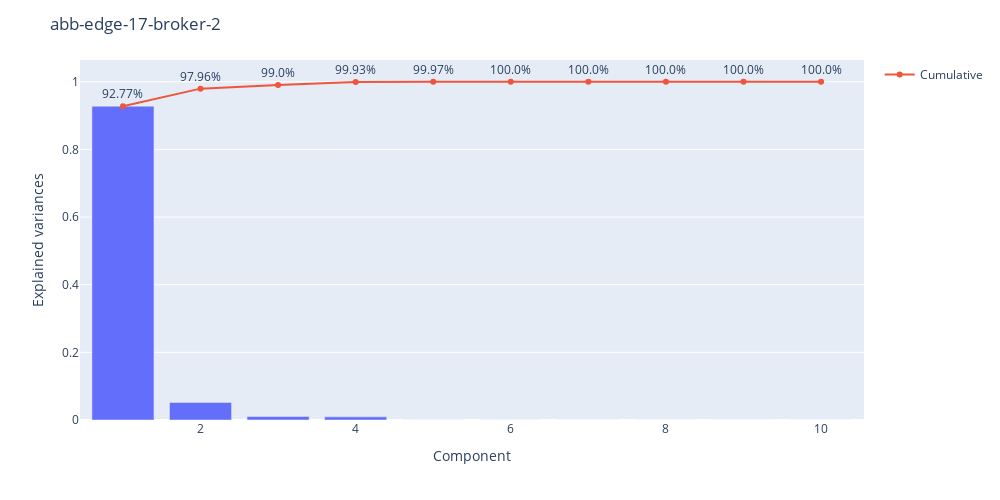
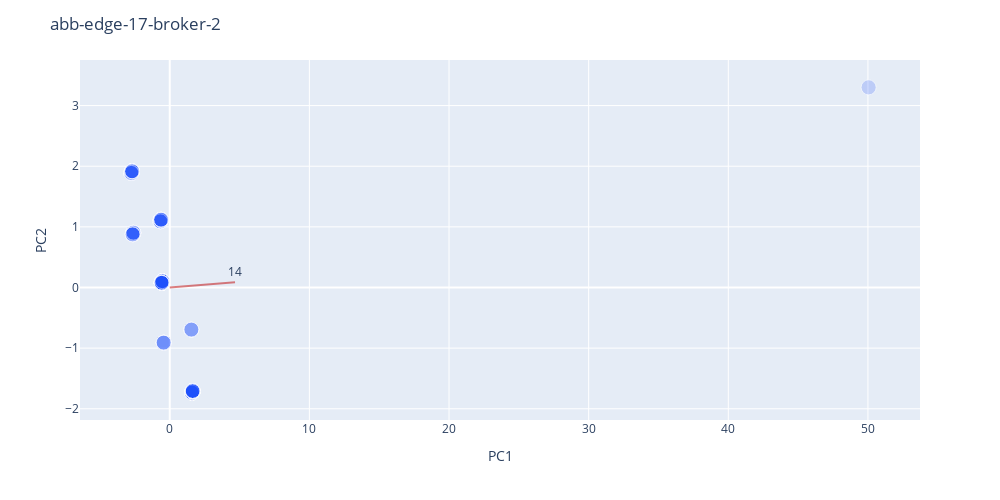
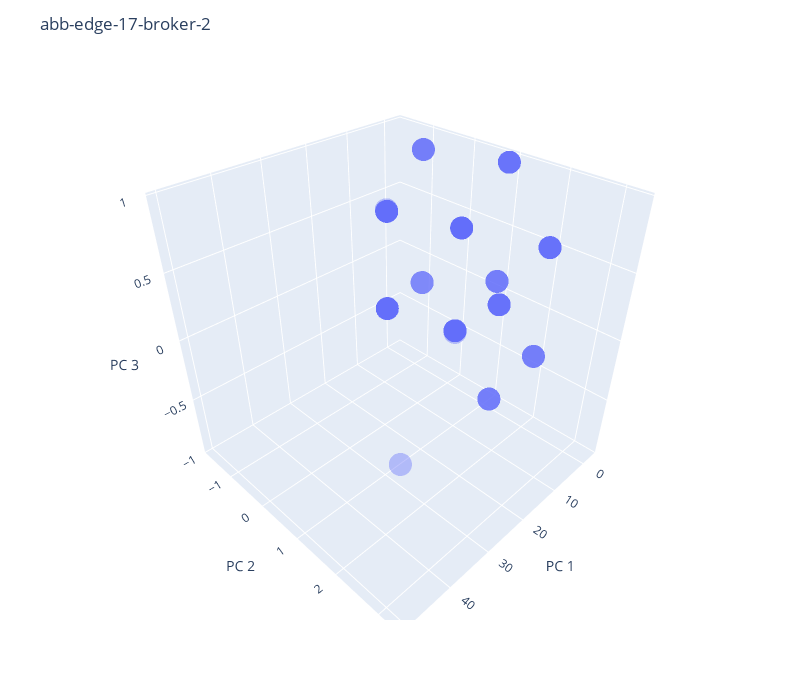
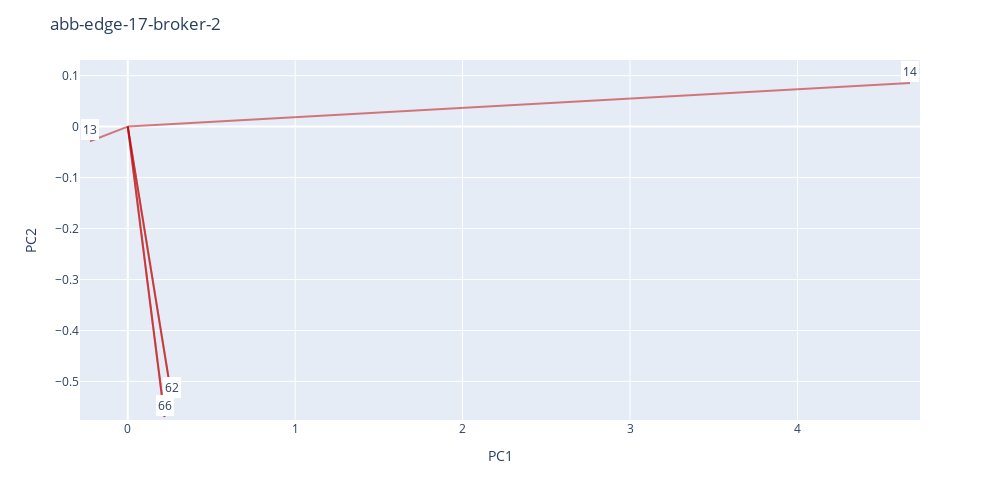

Notebook code cell kept with these figures, in order:
### Code cell
dfEdge17Broker2 = [df for df in dfList if df['name'] == 'abb-edge-17-broker-2'][0]
plotComponentBars(dfEdge17Broker2['name'], dfEdge17Broker2['data'], timeWindowBroker)
plotScatterPlot(dfEdge17Broker2['name'], dfEdge17Broker2['data'], timeWindowBroker, 3, factorVectors=True)
plot3DScatterPlot(dfEdge17Broker2['name'], dfEdge17Broker2['data'], timeWindowBroker)
plotVectors(dfEdge17Broker2['name'], dfEdge17Broker2['data'], timeWindowBroker, minimum = 0.1, pca_x = 1, pca_y = 2, mode = 'complete')
plotVectors(dfEdge17Broker2['name'], dfEdge17Broker2['data'], timeWindowBroker, minimum = 0.1, pca_x = 2, pca_y = 3, mode = 'complete')
display(componentFactors(dfEdge17Broker2['data'], timeWindowBroker, mode='complete'))

### Figure 1 — Plotly figure (JSON) as saved in the notebook; plotly's stock layout.template omitted (floating-point values rounded to 4 significant figures)
{"data": [{"alignmentgroup": "True", "hovertemplate": "Component=%{x}<br>Explained variances=%{y}<extra></extra>", "legendgroup": "", "marker": {"color": "#636efa", "pattern": {"shape": ""}}, "name": "", "offsetgroup": "", "orientation": "v", "showlegend": false, "textposition": "auto", "type": "bar", "x": [1, 2, 3, 4, 5, 6, 7, 8, 9, 10], "xaxis": "x", "y": [0.9277, 0.05196, 0.0104, 0.009312, 0.0003308, 0.0003253, 8.527e-33, 8.527e-33, 8.527e-33, 8.527e-33], "yaxis": "y"}, {"mode": "lines+markers+text", "name": "Cumulative", "text": ["92.77%", "97.96%", "99.0%", "99.93%", "99.97%", "100.0%", "100.0%", "100.0%", "100.0%", "100.0%"], "textposition": "top center", "type": "scatter", "x": [1, 2, 3, 4, 5, 6, 7, 8, 9, 10], "y": [0.9277, 0.9796, 0.99, 0.9993, 0.9997, 1, 1, 1, 1, 1]}], "layout": {"autosize": false, "barmode": "relative", "height": 500, "legend": {"tracegroupgap": 0}, "margin": {"t": 60}, "title": {"text": "abb-edge-17-broker-2"}, "width": 1000, "xaxis": {"anchor": "y", "domain": [0, 1], "title": {"text": "Component"}}, "yaxis": {"anchor": "x", "domain": [0, 1], "title": {"text": "Explained variances"}}}}

### Figure 2 — Plotly figure (JSON) as saved in the notebook; plotly's stock layout.template omitted (floating-point values rounded to 4 significant figures)
{"data": [{"hovertemplate": "<b>%{hovertext}</b><br><br>0=%{x}<br>1=%{y}<extra></extra>", "hovertext": ["id:0", "id:1", "id:2", "id:3", "id:4", "id:5", "id:6", "id:7", "id:8", "id:9", "id:10", "id:11", "id:12", "id:13", "id:14", "id:15", "id:16", "id:17", "id:18", "id:19", "id:20", "id:21", "id:22", "id:23", "id:24", "id:25", "id:26", "id:27", "id:28", "id:29", "id:30", "id:31", "id:32", "id:33", "id:34", "id:35", "id:36", "id:37", "id:38", "id:39", "id:40", "id:41", "id:42", "id:43", "id:44", "id:45", "id:46", "id:47", "id:48", "id:49", "id:50", "id:51", "id:52", "id:53", "id:54", "id:55", "id:56", "id:57", "id:58", "id:59", "id:60", "id:61", "id:62", "id:63", "id:64", "id:65", "id:66", "id:67", "id:68", "id:69", "id:70", "id:71", "id:72", "id:73", "id:74", "id:75", "id:76", "id:77", "id:78", "id:79", "id:80", "id:81", "id:82", "id:83", "id:84", "id:85", "id:86", "id:87", "id:88", "id:89", "id:90", "id:91", "id:92", "id:93", "id:94", "id:95", "id:96", "id:97", "id:98", "id:99", "id:100", "id:101", "id:102", "id:103", "id:104", "id:105", "id:106", "id:107", "id:108", "id:109", "id:110", "id:111", "id:112", "id:113", "id:114", "id:115", "id:116", "id:117", "id:118", "id:119", "id:120", "id:121", "id:122"], "legendgroup": "", "marker": {"color": "rgba(31, 81, 255, 0.2)", "line": {"color": "rgba(255, 255, 255, 0.6)", "width": 1}, "size": 15, "symbol": "circle"}, "mode": "markers", "name": "", "orientation": "v", "showlegend": false, "type": "scatter", "x": [50.05, 1.548, 1.64, 1.593, 1.64, -0.4378, 1.593, 1.593, 1.64, 1.64, 1.593, 1.548, 1.593, 1.64, 1.593, -0.4378, 1.64, 1.593, 1.64, 1.593, 1.64, 1.548, 1.64, 1.64, 1.593, -0.4378, 1.64, 1.641, 1.64, 1.64, -0.5779, -2.701, -0.5779, -0.5304, -0.5779, -0.5304, -2.748, -0.5304, -0.5779, -2.748, -0.5304, -0.5779, -2.701, -0.5779, -0.5304, -0.5779, -2.701, -0.5779, -0.5304, -0.5779, -2.701, -0.5779, -0.5781, -0.6229, -2.656, -0.5304, -0.5779, -2.701, -0.5779, -0.5304, -0.5779, -0.5304, -0.6704, -2.608, -0.5779, -0.5304, -0.6704, -2.608, -0.5779, -0.5779, -0.6229, -0.5779, -2.608, -0.5779, -0.5304, -2.748, -0.5304, -0.5779, -0.6229, -0.5779, -2.608, -0.5779, -0.5304, -0.5779, -0.6229, -2.656, -0.5304, -0.6704, -0.5779, -2.608, -0.5779, -0.5304, -2.748, -0.5304, -0.5779, -0.5304, -0.6704, -2.608, -0.5779, -0.5779, -0.6229, -2.656, -0.5304, -0.5779, -0.6229, -2.656, -0.5304, -0.5779, -2.701, -0.5779, -0.5304, -0.5779, -0.5779, -2.701, -0.5779, -0.5304, -0.5779, -0.6229, -0.5779, 1.64, -0.4378, 1.64, 1.64], "xaxis": "x", "y": [3.3, -0.6949, -1.708, -1.734, -1.708, -0.9095, -1.734, -1.734, -1.708, -1.708, -1.734, -0.6949, -1.734, -1.708, -1.734, -0.9095, -1.708, -1.734, -1.708, -1.734, -1.708, -0.6949, -1.708, -1.708, -1.734, -0.9095, -1.708, -1.719, -1.708, -1.708, 0.0782, 1.916, 0.0782, 0.1038, 0.0782, 0.1038, 1.89, 0.1038, 0.0782, 1.89, 0.1038, 0.0782, 1.916, 0.0782, 0.1038, 0.0782, 1.916, 0.0782, 0.1038, 0.0782, 1.916, 0.0782, 0.07871, 1.117, 0.8769, 0.1038, 0.0782, 1.916, 0.0782, 0.1038, 0.0782, 0.1038, 1.092, 0.9026, 0.0782, 0.1038, 1.092, 0.9026, 0.0782, 0.0782, 1.117, 0.0782, 0.9026, 0.0782, 0.1038, 1.89, 0.1038, 0.0782, 1.117, 0.0782, 0.9026, 0.0782, 0.1038, 0.0782, 1.117, 0.8769, 0.1038, 1.092, 0.0782, 0.9026, 0.0782, 0.1038, 1.89, 0.1038, 0.0782, 0.1038, 1.092, 0.9026, 0.0782, 0.0782, 1.117, 0.8769, 0.1038, 0.0782, 1.117, 0.8769, 0.1038, 0.0782, 1.916, 0.0782, 0.1038, 0.0782, 0.0782, 1.916, 0.0782, 0.1038, 0.0782, 1.117, 0.0782, -1.708, -0.9095, -1.708, -1.708], "yaxis": "y"}], "layout": {"annotations": [{"ax": 0, "ay": 0, "hovertext": "a32dc633", "text": "14", "x": 4.673, "xanchor": "center", "y": 0.08555, "yanchor": "bottom"}], "autosize": false, "height": 500, "legend": {"tracegroupgap": 0}, "margin": {"t": 60}, "shapes": [{"line": {"color": "rgba(190, 0, 0, 0.5)", "width": 2}, "name": "a32dc633", "type": "line", "x0": 0, "x1": 4.673, "y0": 0, "y1": 0.08555}], "title": {"text": "abb-edge-17-broker-2"}, "width": 1000, "xaxis": {"anchor": "y", "domain": [0, 1], "title": {"text": "PC1"}}, "yaxis": {"anchor": "x", "domain": [0, 1], "title": {"text": "PC2"}}}}

### Figure 3 — Plotly figure (JSON) as saved in the notebook; plotly's stock layout.template omitted (floating-point values rounded to 4 significant figures)
{"data": [{"hovertemplate": "<b>%{hovertext}</b><br><br>PC 1=%{x}<br>PC 2=%{y}<br>PC 3=%{z}<extra></extra>", "hovertext": ["id:0", "id:1", "id:2", "id:3", "id:4", "id:5", "id:6", "id:7", "id:8", "id:9", "id:10", "id:11", "id:12", "id:13", "id:14", "id:15", "id:16", "id:17", "id:18", "id:19", "id:20", "id:21", "id:22", "id:23", "id:24", "id:25", "id:26", "id:27", "id:28", "id:29", "id:30", "id:31", "id:32", "id:33", "id:34", "id:35", "id:36", "id:37", "id:38", "id:39", "id:40", "id:41", "id:42", "id:43", "id:44", "id:45", "id:46", "id:47", "id:48", "id:49", "id:50", "id:51", "id:52", "id:53", "id:54", "id:55", "id:56", "id:57", "id:58", "id:59", "id:60", "id:61", "id:62", "id:63", "id:64", "id:65", "id:66", "id:67", "id:68", "id:69", "id:70", "id:71", "id:72", "id:73", "id:74", "id:75", "id:76", "id:77", "id:78", "id:79", "id:80", "id:81", "id:82", "id:83", "id:84", "id:85", "id:86", "id:87", "id:88", "id:89", "id:90", "id:91", "id:92", "id:93", "id:94", "id:95", "id:96", "id:97", "id:98", "id:99", "id:100", "id:101", "id:102", "id:103", "id:104", "id:105", "id:106", "id:107", "id:108", "id:109", "id:110", "id:111", "id:112", "id:113", "id:114", "id:115", "id:116", "id:117", "id:118", "id:119", "id:120", "id:121", "id:122"], "legendgroup": "", "marker": {"color": "#636efa", "opacity": 0.4, "symbol": "circle"}, "mode": "markers", "name": "", "scene": "scene", "showlegend": false, "type": "scatter3d", "x": [50.05, 1.548, 1.64, 1.593, 1.64, -0.4378, 1.593, 1.593, 1.64, 1.64, 1.593, 1.548, 1.593, 1.64, 1.593, -0.4378, 1.64, 1.593, 1.64, 1.593, 1.64, 1.548, 1.64, 1.64, 1.593, -0.4378, 1.64, 1.641, 1.64, 1.64, -0.5779, -2.701, -0.5779, -0.5304, -0.5779, -0.5304, -2.748, -0.5304, -0.5779, -2.748, -0.5304, -0.5779, -2.701, -0.5779, -0.5304, -0.5779, -2.701, -0.5779, -0.5304, -0.5779, -2.701, -0.5779, -0.5781, -0.6229, -2.656, -0.5304, -0.5779, -2.701, -0.5779, -0.5304, -0.5779, -0.5304, -0.6704, -2.608, -0.5779, -0.5304, -0.6704, -2.608, -0.5779, -0.5779, -0.6229, -0.5779, -2.608, -0.5779, -0.5304, -2.748, -0.5304, -0.5779, -0.6229, -0.5779, -2.608, -0.5779, -0.5304, -0.5779, -0.6229, -2.656, -0.5304, -0.6704, -0.5779, -2.608, -0.5779, -0.5304, -2.748, -0.5304, -0.5779, -0.5304, -0.6704, -2.608, -0.5779, -0.5779, -0.6229, -2.656, -0.5304, -0.5779, -0.6229, -2.656, -0.5304, -0.5779, -2.701, -0.5779, -0.5304, -0.5779, -0.5779, -2.701, -0.5779, -0.5304, -0.5779, -0.6229, -0.5779, 1.64, -0.4378, 1.64, 1.64], "y": [3.3, -0.6949, -1.708, -1.734, -1.708, -0.9095, -1.734, -1.734, -1.708, -1.708, -1.734, -0.6949, -1.734, -1.708, -1.734, -0.9095, -1.708, -1.734, -1.708, -1.734, -1.708, -0.6949, -1.708, -1.708, -1.734, -0.9095, -1.708, -1.719, -1.708, -1.708, 0.0782, 1.916, 0.0782, 0.1038, 0.0782, 0.1038, 1.89, 0.1038, 0.0782, 1.89, 0.1038, 0.0782, 1.916, 0.0782, 0.1038, 0.0782, 1.916, 0.0782, 0.1038, 0.0782, 1.916, 0.0782, 0.07871, 1.117, 0.8769, 0.1038, 0.0782, 1.916, 0.0782, 0.1038, 0.0782, 0.1038, 1.092, 0.9026, 0.0782, 0.1038, 1.092, 0.9026, 0.0782, 0.0782, 1.117, 0.0782, 0.9026, 0.0782, 0.1038, 1.89, 0.1038, 0.0782, 1.117, 0.0782, 0.9026, 0.0782, 0.1038, 0.0782, 1.117, 0.8769, 0.1038, 1.092, 0.0782, 0.9026, 0.0782, 0.1038, 1.89, 0.1038, 0.0782, 0.1038, 1.092, 0.9026, 0.0782, 0.0782, 1.117, 0.8769, 0.1038, 0.0782, 1.117, 0.8769, 0.1038, 0.0782, 1.916, 0.0782, 0.1038, 0.0782, 0.0782, 1.916, 0.0782, 0.1038, 0.0782, 1.117, 0.0782, -1.708, -0.9095, -1.708, -1.708], "z": [0.2518, -0.1231, 0.3487, -0.5372, 0.3487, 0.888, -0.5372, -0.5372, 0.3487, 0.3487, -0.5372, -0.1231, -0.5372, 0.3487, -0.5372, 0.888, 0.3487, -0.5372, 0.3487, -0.5372, 0.3487, -0.1231, 0.3487, 0.3487, -0.5372, 0.888, 0.3487, 0.3604, 0.3487, 0.3487, -0.4696, 0.4839, -0.4696, 0.4163, -0.4696, 0.4163, -0.402, 0.4163, -0.4696, -0.402, 0.4163, -0.4696, 0.4839, -0.4696, 0.4163, -0.4696, 0.4839, -0.4696, 0.4163, -0.4696, 0.4839, -0.4696, -0.4853, -0.05547, 0.06978, 0.4163, -0.4696, 0.4839, -0.4696, 0.4163, -0.4696, 0.4163, -0.9413, 0.9556, -0.4696, 0.4163, -0.9413, 0.9556, -0.4696, -0.4696, -0.05547, -0.4696, 0.9556, -0.4696, 0.4163, -0.402, 0.4163, -0.4696, -0.05547, -0.4696, 0.9556, -0.4696, 0.4163, -0.4696, -0.05547, 0.06978, 0.4163, -0.9413, -0.4696, 0.9556, -0.4696, 0.4163, -0.402, 0.4163, -0.4696, 0.4163, -0.9413, 0.9556, -0.4696, -0.4696, -0.05547, 0.06978, 0.4163, -0.4696, -0.05547, 0.06978, 0.4163, -0.4696, 0.4839, -0.4696, 0.4163, -0.4696, -0.4696, 0.4839, -0.4696, 0.4163, -0.4696, -0.05547, -0.4696, 0.3487, 0.888, 0.3487, 0.3487]}], "layout": {"autosize": false, "height": 700, "legend": {"tracegroupgap": 0}, "margin": {"t": 60}, "scene": {"domain": {"x": [0, 1], "y": [0, 1]}, "xaxis": {"title": {"text": "PC 1"}}, "yaxis": {"title": {"text": "PC 2"}}, "zaxis": {"title": {"text": "PC 3"}}}, "title": {"text": "abb-edge-17-broker-2"}, "width": 800}}

### Figure 4 — Plotly figure (JSON) as saved in the notebook; plotly's stock layout.template omitted (floating-point values rounded to 4 significant figures)
{"data": [{"hovertemplate": "<extra></extra>", "legendgroup": "", "marker": {"color": "#636efa", "symbol": "circle"}, "mode": "markers", "name": "", "orientation": "v", "showlegend": false, "type": "scatter", "xaxis": "x", "yaxis": "y"}], "layout": {"annotations": [{"ax": 0, "ay": 0, "bgcolor": "rgba(255, 255, 255, 1)", "borderwidth": 2, "hovertext": "b318a04a", "text": "13", "x": -0.2258, "xanchor": "center", "y": -0.02883, "yanchor": "bottom"}, {"ax": 0, "ay": 0, "bgcolor": "rgba(255, 255, 255, 1)", "borderwidth": 2, "hovertext": "a32dc633", "text": "14", "x": 4.673, "xanchor": "center", "y": 0.08555, "yanchor": "bottom"}, {"ax": 0, "ay": 0, "bgcolor": "rgba(255, 255, 255, 1)", "borderwidth": 2, "hovertext": "72fc4c37:subscriber_edgeassethubapi:c0:k90:uedgeassethubapi", "text": "61", "x": 0.2641, "xanchor": "center", "y": -0.5346, "yanchor": "bottom"}, {"ax": 0, "ay": 0, "bgcolor": "rgba(255, 255, 255, 1)", "borderwidth": 2, "hovertext": "72fc4c37:publisher_edgeassethubapi:c0:k90:uedgeassethubapi", "text": "62", "x": 0.2641, "xanchor": "center", "y": -0.5346, "yanchor": "bottom"}, {"ax": 0, "ay": 0, "bgcolor": "rgba(255, 255, 255, 1)", "borderwidth": 2, "hovertext": "2186d001:subscriber_edgeassethubapi", "text": "65", "x": 0.2199, "xanchor": "center", "y": -0.5697, "yanchor": "bottom"}, {"ax": 0, "ay": 0, "bgcolor": "rgba(255, 255, 255, 1)", "borderwidth": 2, "hovertext": "2186d001:publisher_edgeassethubapi", "text": "66", "x": 0.2199, "xanchor": "center", "y": -0.5697, "yanchor": "bottom"}], "autosize": false, "height": 500, "legend": {"tracegroupgap": 0}, "margin": {"t": 60}, "shapes": [{"line": {"color": "rgba(190, 0, 0, 0.5)", "width": 2}, "name": "b318a04a", "type": "line", "x0": 0, "x1": -0.2258, "y0": 0, "y1": -0.02883}, {"line": {"color": "rgba(190, 0, 0, 0.5)", "width": 2}, "name": "a32dc633", "type": "line", "x0": 0, "x1": 4.673, "y0": 0, "y1": 0.08555}, {"line": {"color": "rgba(190, 0, 0, 0.5)", "width": 2}, "name": "72fc4c37:subscriber_edgeassethubapi:c0:k90:uedgeassethubapi", "type": "line", "x0": 0, "x1": 0.2641, "y0": 0, "y1": -0.5346}, {"line": {"color": "rgba(190, 0, 0, 0.5)", "width": 2}, "name": "72fc4c37:publisher_edgeassethubapi:c0:k90:uedgeassethubapi", "type": "line", "x0": 0, "x1": 0.2641, "y0": 0, "y1": -0.5346}, {"line": {"color": "rgba(190, 0, 0, 0.5)", "width": 2}, "name": "2186d001:subscriber_edgeassethubapi", "type": "line", "x0": 0, "x1": 0.2199, "y0": 0, "y1": -0.5697}, {"line": {"color": "rgba(190, 0, 0, 0.5)", "width": 2}, "name": "2186d001:publisher_edgeassethubapi", "type": "line", "x0": 0, "x1": 0.2199, "y0": 0, "y1": -0.5697}], "title": {"text": "abb-edge-17-broker-2"}, "width": 1000, "xaxis": {"anchor": "y", "domain": [0, 1], "title": {"text": "PC1"}}, "yaxis": {"anchor": "x", "domain": [0, 1], "title": {"text": "PC2"}}}}
